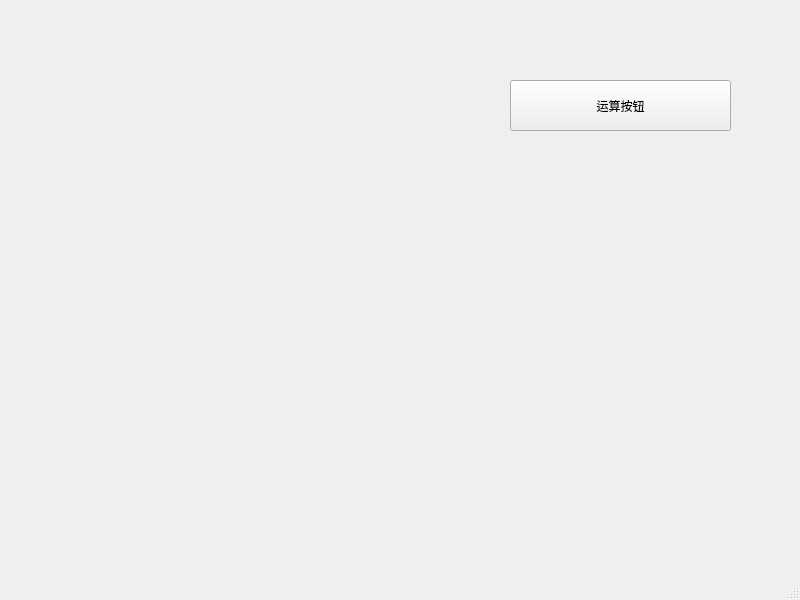
<?xml version="1.0" encoding="UTF-8"?>
<ui version="4.0">
 <class>MainWindow</class>
 <widget class="QMainWindow" name="MainWindow">
  <property name="geometry">
   <rect>
    <x>0</x>
    <y>0</y>
    <width>800</width>
    <height>600</height>
   </rect>
  </property>
  <property name="windowTitle">
   <string>李骄的Qt学习窗口</string>
  </property>
  <property name="windowIcon">
   <iconset>
    <normaloff>../../../Users/lijiao/Downloads/矢量图标/8413/m6.png</normaloff>../../../Users/lijiao/Downloads/矢量图标/8413/m6.png</iconset>
  </property>
  <widget class="QWidget" name="centralwidget">
   <widget class="QPushButton" name="pushButton">
    <property name="geometry">
     <rect>
      <x>510</x>
      <y>80</y>
      <width>221</width>
      <height>51</height>
     </rect>
    </property>
    <property name="text">
     <string>运算按钮</string>
    </property>
   </widget>
  </widget>
  <widget class="QMenuBar" name="menubar">
   <property name="geometry">
    <rect>
     <x>0</x>
     <y>0</y>
     <width>800</width>
     <height>23</height>
    </rect>
   </property>
  </widget>
  <widget class="QStatusBar" name="statusbar"/>
 </widget>
 <resources/>
 <connections/>
</ui>
